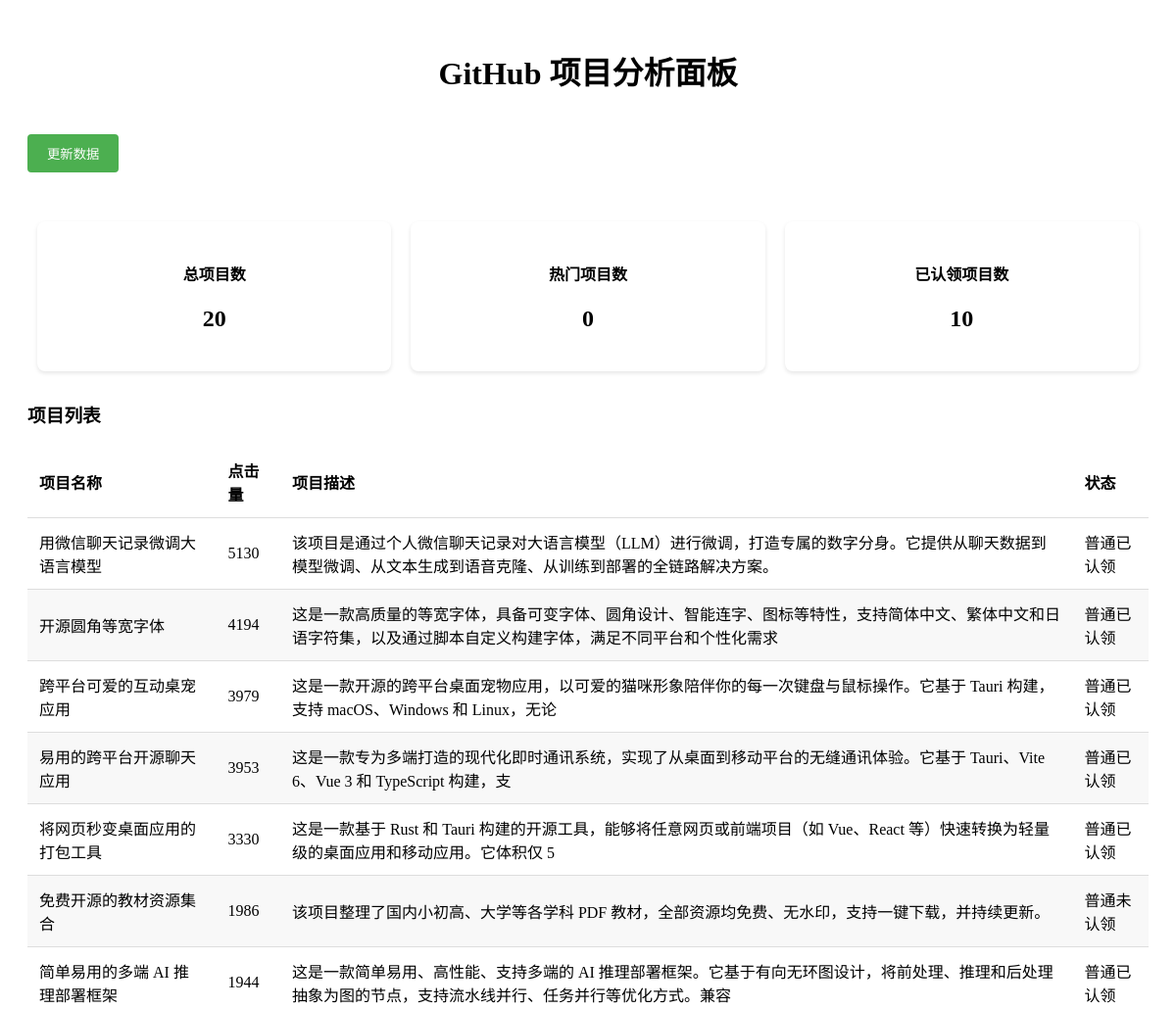
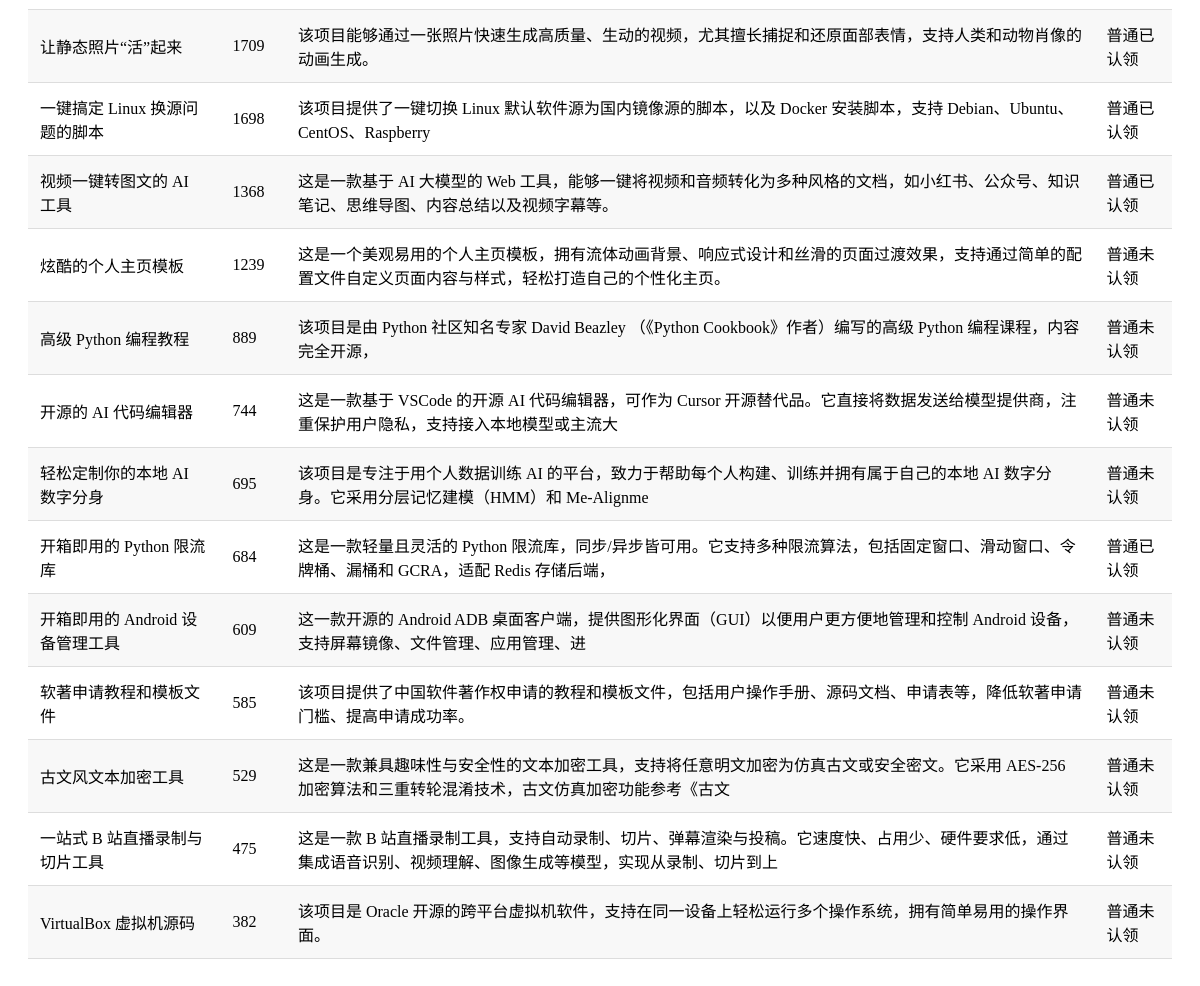
The page / on the database its author committed (2 pictures, top to bottom).
### dashboard/models.py (models this page shows, shortened)
class GitHubProject(models.Model):
    title = models.CharField(max_length=200, verbose_name='项目标题')
    name = models.CharField(max_length=200, verbose_name='项目名称')
    summary = models.TextField(verbose_name='项目描述')
    is_hot = models.BooleanField(default=False, verbose_name='是否热门')
    is_claimed = models.BooleanField(default=False, verbose_name='是否认领')
    clicks_total = models.IntegerField(default=0, verbose_name='点击总数')
    created_at = models.DateTimeField(auto_now_add=True, verbose_name='创建时间')
    updated_at = models.DateTimeField(auto_now=True, verbose_name='更新时间')
    class Meta:
        verbose_name = 'GitHub项目'
        verbose_name_plural = verbose_name
        ordering = ['-clicks_total']

### dashboard/views.py (the view)
# urls.py: path('', DashboardView.as_view(), name='index'),
class DashboardView(TemplateView):
    template_name = 'dashboard/dashboard.html'
    def get_context_data(self, **kwargs):
        context = super().get_context_data(**kwargs)
        projects = GitHubProject.objects.all()
        context['projects'] = projects
        context['total_projects'] = projects.count()
        context['hot_projects'] = projects.filter(is_hot=True).count()
        context['claimed_projects'] = projects.filter(is_claimed=True).count()
        return context

### dashboard/templates/dashboard/dashboard.html (shortened to what this page needs)
{% load static %}
<!DOCTYPE html>
<html lang="zh-CN">
<head>
</head>
<body>
    <div style="padding: 20px;">
        <h1 style="text-align: center;">GitHub 项目分析面板</h1>
        <button class="update-button" onclick="updateData()">更新数据</button>
        <div class="stats-container">
            <div class="stat-card">
                <h4>总项目数</h4>
                <h2>{{ total_projects }}</h2>
            </div>
            <div class="stat-card">
                <h4>热门项目数</h4>
                <h2>{{ hot_projects }}</h2>
            </div>
            <div class="stat-card">
                <h4>已认领项目数</h4>
                <h2>{{ claimed_projects }}</h2>
            </div>
        </div>
        <div style="margin-top: 20px;">
            <h3>项目列表</h3>
            <table class="project-table">
                <thead>
                    <tr>
                        <th>项目名称</th>
                        <th>点击量</th>
                        <th>项目描述</th>
                        <th>状态</th>
                    </tr>
                </thead>
                <tbody>
                    {% for project in projects %}
                    <tr>
                        <td>{{ project.title }}</td>
                        <td>{{ project.clicks_total }}</td>
                        <td>{{ project.summary }}</td>
                        <td>
                            {% if project.is_hot %}
                                {% if project.is_claimed %}
                                    热门已认领
                                {% else %}
                                    热门未认领
                                {% endif %}
                            {% else %}
                                {% if project.is_claimed %}
                                    普通已认领
                                {% else %}
                                    普通未认领
                                {% endif %}
                            {% endif %}
                        </td>
                    </tr>
                    {% endfor %}
                </tbody>
            </table>
        </div>
    </div>
</body>
</html>

### dashboard/templates/dashboard/dashboard.html (style rules this page uses)
.stat-card { background: white; border-radius: 8px; padding: 20px; margin: 10px; box-shadow: 0 2px 4px rgba(0,0,0,0.1); flex: 1; text-align: center; }
.stats-container { display: flex; justify-content: space-around; margin: 20px 0; }
.project-table { width: 100%; border-collapse: collapse; margin: 20px 0; }
.project-table th, .project-table td { padding: 12px; text-align: left; border-bottom: 1px solid #ddd; }
.project-table tr:nth-child(even) { background-color: #f8f8f8; }
.update-button { background-color: #4CAF50; color: white; padding: 10px 20px; border: none; border-radius: 4px; cursor: pointer; margin: 20px 0; }

### rows shown on the page
GitHubProject: title "用微信聊天记录微调大语言模型", clicks_total "5130", summary "该项目是通过个人微信聊天记录对大语言模型（LLM）进行微调，打造专属的数字分身。它提供从聊天数据到模型微调、从文本生成到语音克隆、从训练到部署的全链路解决方案。", is_hot "普通已认领"
GitHubProject: title "开源圆角等宽字体", clicks_total "4194", summary "这是一款高质量的等宽字体，具备可变字体、圆角设计、智能连字、图标等特性，支持简体中文、繁体中文和日语字符集，以及通过脚本自定义构建字体，满足不同平台和个性化需求", is_hot "普通已认领"
GitHubProject: title "跨平台可爱的互动桌宠应用", clicks_total "3979", summary "这是一款开源的跨平台桌面宠物应用，以可爱的猫咪形象陪伴你的每一次键盘与鼠标操作。它基于 Tauri 构建，支持 macOS、Windows 和 Linux，无论", is_hot "普通已认领"
GitHubProject: title "易用的跨平台开源聊天应用", clicks_total "3953", summary "这是一款专为多端打造的现代化即时通讯系统，实现了从桌面到移动平台的无缝通讯体验。它基于 Tauri、Vite 6、Vue 3 和 TypeScript 构建，支", is_hot "普通已认领"
GitHubProject: title "将网页秒变桌面应用的打包工具", clicks_total "3330", summary "这是一款基于 Rust 和 Tauri 构建的开源工具，能够将任意网页或前端项目（如 Vue、React 等）快速转换为轻量级的桌面应用和移动应用。它体积仅 5", is_hot "普通已认领"
GitHubProject: title "免费开源的教材资源集合", clicks_total "1986", summary "该项目整理了国内小初高、大学等各学科 PDF 教材，全部资源均免费、无水印，支持一键下载，并持续更新。", is_hot "普通未认领"
GitHubProject: title "简单易用的多端 AI 推理部署框架", clicks_total "1944", summary "这是一款简单易用、高性能、支持多端的 AI 推理部署框架。它基于有向无环图设计，将前处理、推理和后处理抽象为图的节点，支持流水线并行、任务并行等优化方式。兼容", is_hot "普通已认领"
GitHubProject: title "让静态照片“活”起来", clicks_total "1709", summary "该项目能够通过一张照片快速生成高质量、生动的视频，尤其擅长捕捉和还原面部表情，支持人类和动物肖像的动画生成。", is_hot "普通已认领"
GitHubProject: title "一键搞定 Linux 换源问题的脚本", clicks_total "1698", summary "该项目提供了一键切换 Linux 默认软件源为国内镜像源的脚本，以及 Docker 安装脚本，支持 Debian、Ubuntu、CentOS、Raspberry", is_hot "普通已认领"
GitHubProject: title "视频一键转图文的 AI 工具", clicks_total "1368", summary "这是一款基于 AI 大模型的 Web 工具，能够一键将视频和音频转化为多种风格的文档，如小红书、公众号、知识笔记、思维导图、内容总结以及视频字幕等。", is_hot "普通已认领"
GitHubProject: title "炫酷的个人主页模板", clicks_total "1239", summary "这是一个美观易用的个人主页模板，拥有流体动画背景、响应式设计和丝滑的页面过渡效果，支持通过简单的配置文件自定义页面内容与样式，轻松打造自己的个性化主页。", is_hot "普通未认领"
GitHubProject: title "高级 Python 编程教程", clicks_total "889", summary "该项目是由 Python 社区知名专家 David Beazley （《Python Cookbook》作者）编写的高级 Python 编程课程，内容完全开源，", is_hot "普通未认领"
GitHubProject: title "开源的 AI 代码编辑器", clicks_total "744", summary "这是一款基于 VSCode 的开源 AI 代码编辑器，可作为 Cursor 开源替代品。它直接将数据发送给模型提供商，注重保护用户隐私，支持接入本地模型或主流大", is_hot "普通未认领"
GitHubProject: title "轻松定制你的本地 AI 数字分身", clicks_total "695", summary "该项目是专注于用个人数据训练 AI 的平台，致力于帮助每个人构建、训练并拥有属于自己的本地 AI 数字分身。它采用分层记忆建模（HMM）和 Me-Alignme", is_hot "普通未认领"
GitHubProject: title "开箱即用的 Python 限流库", clicks_total "684", summary "这是一款轻量且灵活的 Python 限流库，同步/异步皆可用。它支持多种限流算法，包括固定窗口、滑动窗口、令牌桶、漏桶和 GCRA，适配 Redis 存储后端，", is_hot "普通已认领"
GitHubProject: title "开箱即用的 Android 设备管理工具", clicks_total "609", summary "这一款开源的 Android ADB 桌面客户端，提供图形化界面（GUI）以便用户更方便地管理和控制 Android 设备，支持屏幕镜像、文件管理、应用管理、进", is_hot "普通未认领"
GitHubProject: title "软著申请教程和模板文件", clicks_total "585", summary "该项目提供了中国软件著作权申请的教程和模板文件，包括用户操作手册、源码文档、申请表等，降低软著申请门槛、提高申请成功率。", is_hot "普通未认领"
GitHubProject: title "古文风文本加密工具", clicks_total "529", summary "这是一款兼具趣味性与安全性的文本加密工具，支持将任意明文加密为仿真古文或安全密文。它采用 AES-256 加密算法和三重转轮混淆技术，古文仿真加密功能参考《古文", is_hot "普通未认领"
GitHubProject: title "一站式 B 站直播录制与切片工具", clicks_total "475", summary "这是一款 B 站直播录制工具，支持自动录制、切片、弹幕渲染与投稿。它速度快、占用少、硬件要求低，通过集成语音识别、视频理解、图像生成等模型，实现从录制、切片到上", is_hot "普通未认领"
GitHubProject: title "VirtualBox 虚拟机源码", clicks_total "382", summary "该项目是 Oracle 开源的跨平台虚拟机软件，支持在同一设备上轻松运行多个操作系统，拥有简单易用的操作界面。", is_hot "普通未认领"

### other values the page prints
{{ total_projects }} "20"
{{ hot_projects }} "0"
{{ claimed_projects }} "10"
